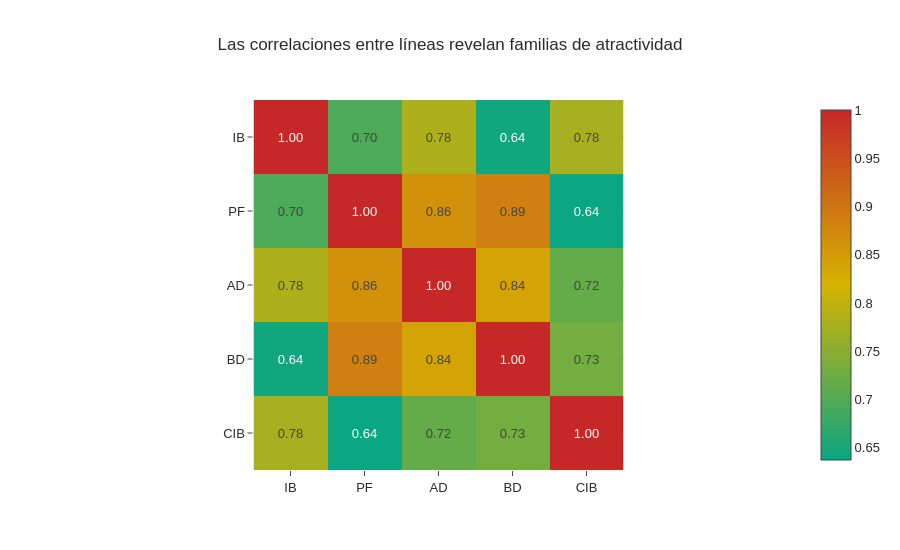

The cell this chart's notebook holds for it:
### Code cell
fig = px.imshow(
    rank_corr,
    text_auto=".2f",
    color_continuous_scale=[[0, CIBEST["green"]], [0.5, CIBEST["gold"]], [1, CIBEST["red"]]],
    title="Las correlaciones entre líneas revelan familias de atractividad",
)
fig.update_layout(height=550)
fig.show()

### Figure 1 — Plotly figure (JSON) as saved in the notebook; plotly's stock layout.template omitted (floating-point values rounded to 4 significant figures)
{"data": [{"coloraxis": "coloraxis", "hovertemplate": "x: %{x}<br>y: %{y}<br>color: %{z}<extra></extra>", "name": "0", "texttemplate": "%{z:.2f}", "type": "heatmap", "x": ["IB", "PF", "AD", "BD", "CIB"], "xaxis": "x", "y": ["IB", "PF", "AD", "BD", "CIB"], "yaxis": "y", "z": [[1.0, 0.6965, 0.7826, 0.6435, 0.7765], [0.6965, 1.0, 0.8635, 0.8852, 0.6374], [0.7826, 0.8635, 1.0, 0.8383, 0.7165], [0.6435, 0.8852, 0.8383, 1.0, 0.7313], [0.7765, 0.6374, 0.7165, 0.7313, 1.0]]}], "layout": {"coloraxis": {"colorscale": [[0, "#0BA682"], [0.5, "#D6B302"], [1, "#C62828"]]}, "height": 550, "title": {"text": "Las correlaciones entre líneas revelan familias de atractividad"}, "xaxis": {"anchor": "y", "constrain": "domain", "domain": [0, 1], "scaleanchor": "y"}, "yaxis": {"anchor": "x", "autorange": "reversed", "constrain": "domain", "domain": [0, 1]}}}
